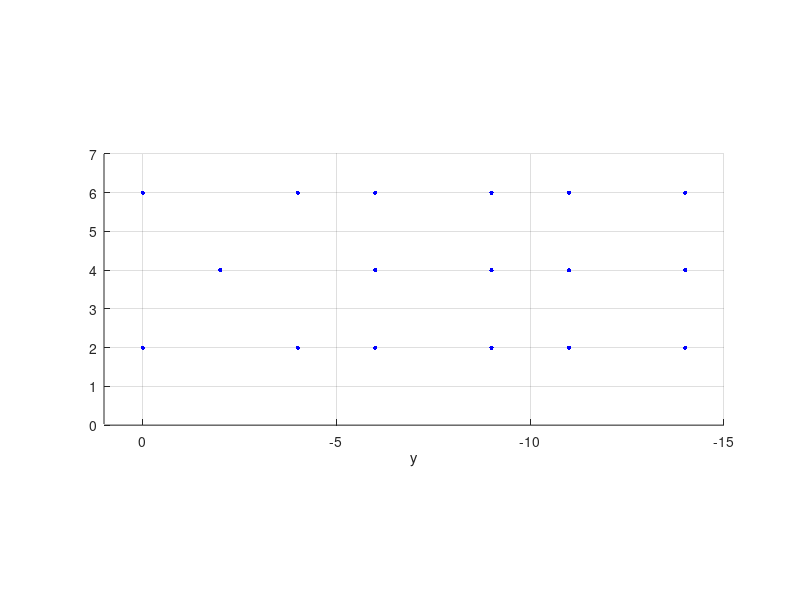

MATLAB code to generate this figure:
clc
clear all
close all

pt1_M = [0;0;2];
pt2_M = [0;0;6];
pt3_M = [0;-2;4];
pt4_M = [0;-4;6];
pt5_M = [0;-4;2];

plot3(pt1_M(1),pt1_M(2),pt1_M(3),"b.","MarkerSize",10); hold on;
plot3(pt2_M(1),pt2_M(2),pt2_M(3),"b.","MarkerSize",10); hold on;
plot3(pt3_M(1),pt3_M(2),pt3_M(3),"b.","MarkerSize",10); hold on;
plot3(pt4_M(1),pt4_M(2),pt4_M(3),"b.","MarkerSize",10); hold on;
plot3(pt5_M(1),pt5_M(2),pt5_M(3),"b.","MarkerSize",10); hold on;
grid on
ylabel("y")
view(-90,0)
axis equal
daspect([1 1 1])
ylim([-15  1])
zlim([0 7])


pt1_R = [0;-6;2];
pt2_R = [0;-6;6];
pt3_R = [0;-9;6];
pt4_R = [0;-9;4];
pt5_R = [0;-6;4];
pt6_R = [0;-9;2];

plot3(pt1_R(1),pt1_R(2),pt1_R(3),"b.","MarkerSize",10); hold on;
plot3(pt2_R(1),pt2_R(2),pt2_R(3),"b.","MarkerSize",10); hold on;
plot3(pt3_R(1),pt3_R(2),pt3_R(3),"b.","MarkerSize",10); hold on;
plot3(pt4_R(1),pt4_R(2),pt4_R(3),"b.","MarkerSize",10); hold on;
plot3(pt5_R(1),pt5_R(2),pt5_R(3),"b.","MarkerSize",10); hold on;
plot3(pt6_R(1),pt6_R(2),pt6_R(3),"b.","MarkerSize",10); hold on;

pt1_S = [0;-11;2];
pt2_S = [0;-14;2];
pt3_S = [0;-14;4];
pt4_S = [0;-11;4];
pt5_S = [0;-11;6];
pt6_S = [0;-14;6];

plot3(pt1_S(1),pt1_S(2),pt1_S(3),"b.","MarkerSize",10); hold on;
plot3(pt2_S(1),pt2_S(2),pt2_S(3),"b.","MarkerSize",10); hold on;
plot3(pt3_S(1),pt3_S(2),pt3_S(3),"b.","MarkerSize",10); hold on;
plot3(pt4_S(1),pt4_S(2),pt4_S(3),"b.","MarkerSize",10); hold on;
plot3(pt5_S(1),pt5_S(2),pt5_S(3),"b.","MarkerSize",10); hold on;
plot3(pt6_S(1),pt6_S(2),pt6_S(3),"b.","MarkerSize",10); hold on;
